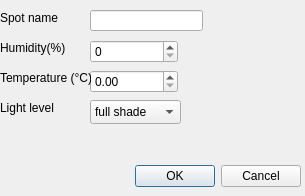
<?xml version="1.0" encoding="UTF-8"?>
<ui version="4.0">
 <class>Add_Spot_Window</class>
 <widget class="QDialog" name="Add_Spot_Window">
  <property name="geometry">
   <rect>
    <x>0</x>
    <y>0</y>
    <width>305</width>
    <height>196</height>
   </rect>
  </property>
  <property name="minimumSize">
   <size>
    <width>305</width>
    <height>196</height>
   </size>
  </property>
  <property name="maximumSize">
   <size>
    <width>305</width>
    <height>196</height>
   </size>
  </property>
  <property name="windowTitle">
   <string>Add Spot</string>
  </property>
  <widget class="QDialogButtonBox" name="confirm_spot">
   <property name="geometry">
    <rect>
     <x>40</x>
     <y>160</y>
     <width>261</width>
     <height>32</height>
    </rect>
   </property>
   <property name="orientation">
    <enum>Qt::Orientation::Horizontal</enum>
   </property>
   <property name="standardButtons">
    <set>QDialogButtonBox::StandardButton::Cancel|QDialogButtonBox::StandardButton::Ok</set>
   </property>
  </widget>
  <widget class="QLineEdit" name="Spot_Name_input">
   <property name="geometry">
    <rect>
     <x>90</x>
     <y>10</y>
     <width>113</width>
     <height>21</height>
    </rect>
   </property>
   <property name="toolTip">
    <string>&lt;html&gt;&lt;head/&gt;&lt;body&gt;&lt;p&gt;Name of the spot. Must be unique.&lt;/p&gt;&lt;/body&gt;&lt;/html&gt;</string>
   </property>
  </widget>
  <widget class="QDoubleSpinBox" name="temperature_input">
   <property name="geometry">
    <rect>
     <x>90</x>
     <y>70</y>
     <width>88</width>
     <height>23</height>
    </rect>
   </property>
   <property name="toolTip">
    <string>&lt;html&gt;&lt;head/&gt;&lt;body&gt;&lt;p&gt;Temperature of the spot in degrees Celsius.&lt;/p&gt;&lt;/body&gt;&lt;/html&gt;</string>
   </property>
  </widget>
  <widget class="QComboBox" name="sunlight_input">
   <property name="geometry">
    <rect>
     <x>90</x>
     <y>100</y>
     <width>91</width>
     <height>24</height>
    </rect>
   </property>
   <property name="toolTip">
    <string>&lt;html&gt;&lt;head/&gt;&lt;body&gt;&lt;p&gt;The amount of light that the spot receives&lt;/p&gt;&lt;/body&gt;&lt;/html&gt;</string>
   </property>
   <item>
    <property name="text">
     <string>full shade</string>
    </property>
   </item>
   <item>
    <property name="text">
     <string>part shade</string>
    </property>
   </item>
   <item>
    <property name="text">
     <string>part sun</string>
    </property>
   </item>
   <item>
    <property name="text">
     <string>full sun</string>
    </property>
   </item>
  </widget>
  <widget class="QLabel" name="label">
   <property name="geometry">
    <rect>
     <x>0</x>
     <y>70</y>
     <width>91</width>
     <height>16</height>
    </rect>
   </property>
   <property name="text">
    <string>Temperature (°C)</string>
   </property>
  </widget>
  <widget class="QLabel" name="label_2">
   <property name="geometry">
    <rect>
     <x>0</x>
     <y>100</y>
     <width>61</width>
     <height>16</height>
    </rect>
   </property>
   <property name="text">
    <string>Light level</string>
   </property>
  </widget>
  <widget class="QLabel" name="label_3">
   <property name="geometry">
    <rect>
     <x>0</x>
     <y>10</y>
     <width>61</width>
     <height>16</height>
    </rect>
   </property>
   <property name="text">
    <string>Spot name</string>
   </property>
  </widget>
  <widget class="QLabel" name="label_4">
   <property name="geometry">
    <rect>
     <x>0</x>
     <y>40</y>
     <width>71</width>
     <height>16</height>
    </rect>
   </property>
   <property name="text">
    <string>Humidity(%)</string>
   </property>
  </widget>
  <widget class="QSpinBox" name="humidity_input">
   <property name="geometry">
    <rect>
     <x>90</x>
     <y>40</y>
     <width>88</width>
     <height>23</height>
    </rect>
   </property>
   <property name="toolTip">
    <string>&lt;html&gt;&lt;head/&gt;&lt;body&gt;&lt;p&gt;Humidity of the spot in percentage.&lt;/p&gt;&lt;/body&gt;&lt;/html&gt;</string>
   </property>
  </widget>
 </widget>
 <resources/>
 <connections>
  <connection>
   <sender>confirm_spot</sender>
   <signal>accepted()</signal>
   <receiver>Add_Spot_Window</receiver>
   <slot>accept()</slot>
   <hints>
    <hint type="sourcelabel">
     <x>248</x>
     <y>254</y>
    </hint>
    <hint type="destinationlabel">
     <x>157</x>
     <y>274</y>
    </hint>
   </hints>
  </connection>
  <connection>
   <sender>confirm_spot</sender>
   <signal>rejected()</signal>
   <receiver>Add_Spot_Window</receiver>
   <slot>reject()</slot>
   <hints>
    <hint type="sourcelabel">
     <x>316</x>
     <y>260</y>
    </hint>
    <hint type="destinationlabel">
     <x>286</x>
     <y>274</y>
    </hint>
   </hints>
  </connection>
 </connections>
</ui>
